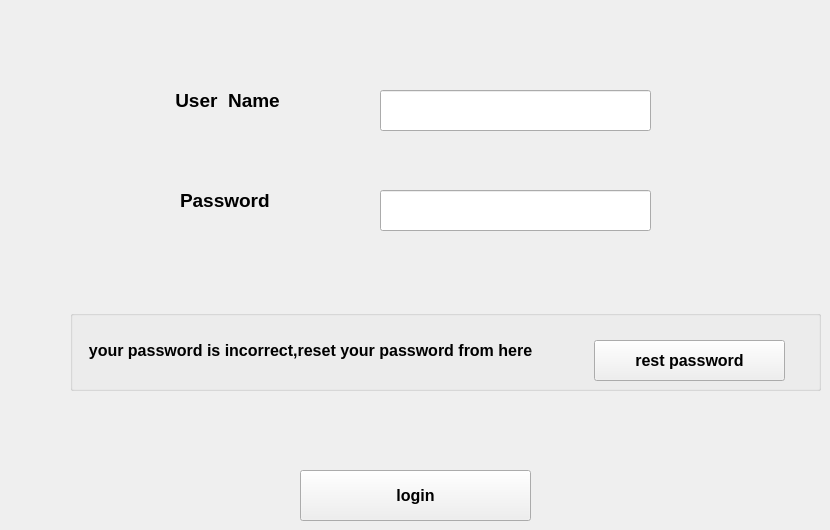
    <widget class="QWidget" name="tab">
     <attribute name="title">
      <string>Tab 1</string>
     </attribute>
     <widget class="QLabel" name="label_31">
      <property name="geometry">
       <rect>
        <x>180</x>
        <y>180</y>
        <width>171</width>
        <height>41</height>
       </rect>
      </property>
      <property name="font">
       <font>
        <pointsize>14</pointsize>
        <weight>75</weight>
        <bold>true</bold>
       </font>
      </property>
      <property name="text">
       <string>Password</string>
      </property>
     </widget>
     <widget class="QLabel" name="label_32">
      <property name="geometry">
       <rect>
        <x>170</x>
        <y>80</y>
        <width>191</width>
        <height>41</height>
       </rect>
      </property>
      <property name="font">
       <font>
        <pointsize>14</pointsize>
        <weight>75</weight>
        <bold>true</bold>
       </font>
      </property>
      <property name="text">
       <string> User  Name</string>
      </property>
     </widget>
     <widget class="QLineEdit" name="lineEdit_33">
      <property name="geometry">
       <rect>
        <x>380</x>
        <y>190</y>
        <width>271</width>
        <height>41</height>
       </rect>
      </property>
      <property name="font">
       <font>
        <pointsize>11</pointsize>
        <weight>75</weight>
        <bold>true</bold>
       </font>
      </property>
      <property name="text">
       <string/>
      </property>
      <property name="echoMode">
       <enum>QLineEdit::Password</enum>
      </property>
      <property name="placeholderText">
       <string/>
      </property>
     </widget>
     <widget class="QLineEdit" name="lineEdit_34">
      <property name="geometry">
       <rect>
        <x>380</x>
        <y>90</y>
        <width>271</width>
        <height>41</height>
       </rect>
      </property>
      <property name="font">
       <font>
        <pointsize>11</pointsize>
        <weight>75</weight>
        <bold>true</bold>
       </font>
      </property>
      <property name="text">
       <string/>
      </property>
     </widget>
     <widget class="QPushButton" name="pushButton_32">
      <property name="geometry">
       <rect>
        <x>300</x>
        <y>470</y>
        <width>231</width>
        <height>51</height>
       </rect>
      </property>
      <property name="font">
       <font>
        <pointsize>12</pointsize>
        <weight>75</weight>
        <bold>true</bold>
       </font>
      </property>
      <property name="text">
       <string>login</string>
      </property>
      <property name="icon">
       <iconset>
        <normaloff>icons/login4.png</normaloff>icons/login4.png</iconset>
      </property>
      <property name="iconSize">
       <size>
        <width>65</width>
        <height>65</height>
       </size>
      </property>
     </widget>
     <widget class="QGroupBox" name="groupBox_2">
      <property name="geometry">
       <rect>
        <x>70</x>
        <y>310</y>
        <width>751</width>
        <height>81</height>
       </rect>
      </property>
      <property name="title">
       <string/>
      </property>
      <widget class="QPushButton" name="pushButton_33">
       <property name="geometry">
        <rect>
         <x>524</x>
         <y>30</y>
         <width>191</width>
         <height>41</height>
        </rect>
       </property>
       <property name="font">
        <font>
         <pointsize>12</pointsize>
         <weight>75</weight>
         <bold>true</bold>
        </font>
       </property>
       <property name="text">
        <string>rest password</string>
       </property>
      </widget>
      <widget class="QLabel" name="label_113">
       <property name="geometry">
        <rect>
         <x>10</x>
         <y>30</y>
         <width>511</width>
         <height>20</height>
        </rect>
       </property>
       <property name="font">
        <font>
         <pointsize>12</pointsize>
         <weight>75</weight>
         <bold>true</bold>
        </font>
       </property>
       <property name="text">
        <string>  your password is incorrect,reset your password from here</string>
       </property>
      </widget>
     </widget>
    </widget>
